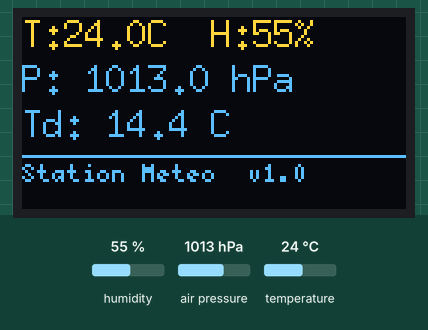
Simulated run of this program. Board: Arduino Nano ESP32. On the bench: 128×64 one-colour display. Inputs (shaded band) come from the test bench; at power-on: humidity 55 %, air pressure 1013 hPa, temperature 24 °C. The OLED is the two-colour kind (top 16 rows yellow); what the program prints to the serial monitor is not drawn.

Above: at 5.6 s.
5.7 s: humidity set to 22 %
At 11.4 s:
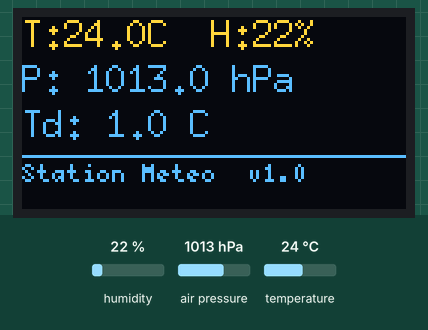
12.4 s: air pressure set to 952 hPa
At 16.4 s:
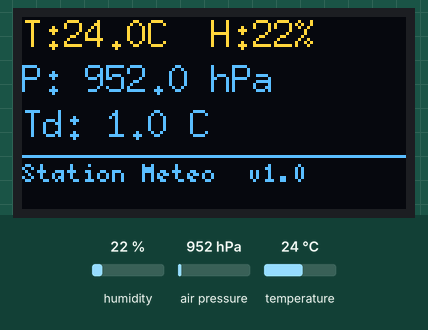
19.1 s: temperature set to 12 °C
At 21.4 s:
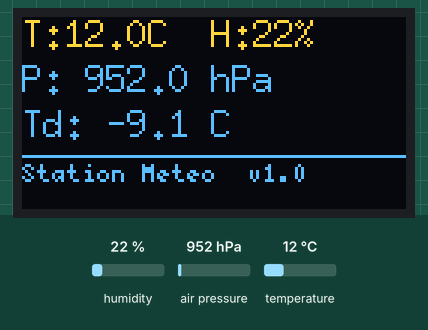
25.8 s: humidity set to 40 %
At 31.4 s:
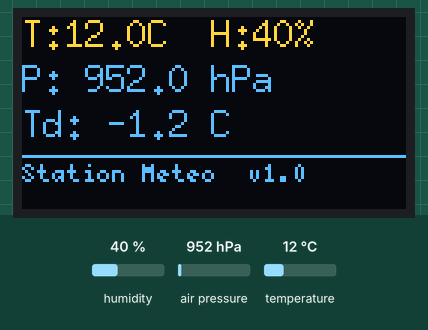
32.5 s: air pressure set to 975 hPa
At 36.4 s:
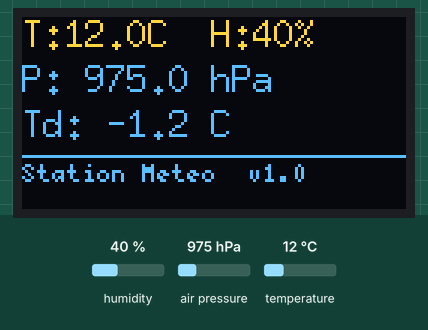
Timing chart, 0 to 37.9 s (numbered marks = the images above; inputs shaded):
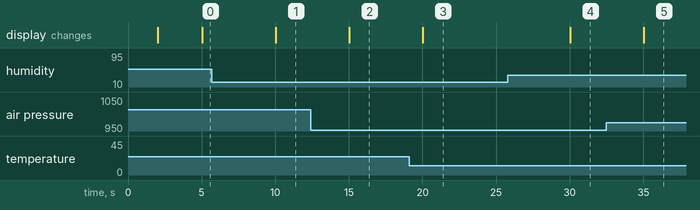

The program:

main.cpp
```cpp
#include <Arduino.h>
#include <Wire.h>
#include <Adafruit_BME280.h>
#include "sensor.h"
#include "display.h"

Adafruit_BME280 bme;
U8G2_SSD1306_128X64_NONAME_F_HW_I2C u8g2(U8G2_R0, U8X8_PIN_NONE);

const unsigned long SENSOR_INTERVAL_MS = 5000;
unsigned long lastSensorRead = 0;
WeatherReading lastReading;

void setup() {
    Serial.begin(115200);
    delay(2000);
    Wire.begin();

    if (!bme.begin(0x76)) {
        Serial.println("ERREUR : BME280 non trouvé à l'adresse 0x76 !");
        Serial.println("Vérifier le câblage I2C et l'adresse.");
        while (true) { delay(1000); }  // bloque — pas de silence sur échec
    }

    initDisplay(u8g2);
    Serial.println("BME280 initialisé.");
}

void loop() {
    unsigned long now = millis();

    if (now - lastSensorRead >= SENSOR_INTERVAL_MS) {
        lastSensorRead = now;
        lastReading = readSensor(bme);

        if (lastReading.valid) {
            Serial.printf("T:%.2f H:%.1f P:%.1f Td:%.2f\n",
                lastReading.temperature, lastReading.humidity,
                lastReading.pressure, lastReading.dewPoint);
        }

        renderWeatherScreen(u8g2, lastReading);
    }
}
```

display.cpp
```cpp
#include "display.h"
#include <stdio.h>  // snprintf

void initDisplay(U8G2& u8g2) {
    u8g2.begin();
    u8g2.setFont(u8g2_font_7x13_tf);
    u8g2.setFontRefHeightExtendedText();
    u8g2.setDrawColor(1);
    u8g2.setFontPosTop();
    u8g2.setFontDirection(0);
}

void renderWeatherScreen(U8G2& u8g2, const WeatherReading& reading) {
    char buf[32];

    u8g2.firstPage();
    do {
        u8g2.setFont(u8g2_font_7x13_tf);

        if (!reading.valid) {
            u8g2.drawStr(0, 26, "Capteur indispo");
            return;
        }

        // Ligne 1 : Température et Humidité
        snprintf(buf, sizeof(buf), "T:%.1fC  H:%.0f%%", reading.temperature, reading.humidity);
        u8g2.drawStr(0, 0, buf);

        // Ligne 2 : Pression
        snprintf(buf, sizeof(buf), "P: %.1f hPa", reading.pressure);
        u8g2.drawStr(0, 15, buf);

        // Ligne 3 : Point de rosée
        snprintf(buf, sizeof(buf), "Td: %.1f C", reading.dewPoint);
        u8g2.drawStr(0, 30, buf);

        // Séparateur horizontal
        u8g2.drawHLine(0, 46, 128);

        // Ligne 4 : titre / statut
        u8g2.setFont(u8g2_font_5x7_tf);
        u8g2.drawStr(0, 48, "Station Meteo  v1.0");

    } while (u8g2.nextPage());
}
```

display.h
```cpp
#pragma once
#include <U8g2lib.h>
#include "sensor.h"

void initDisplay(U8G2& u8g2);
void renderWeatherScreen(U8G2& u8g2, const WeatherReading& reading);
```

formulas.cpp
```cpp
#include "formulas.h"
#include <cmath>

float calculateDewPoint(float temperatureCelsius, float humidityPercent) {
    // Formule de Magnus (Lawrence 2005)
    // Valide pour T ∈ [-40°C, +60°C]
    const float a = 17.625f;
    const float b = 243.04f;
    float gamma = std::log(humidityPercent / 100.0f)
                  + (a * temperatureCelsius) / (b + temperatureCelsius);
    return (b * gamma) / (a - gamma);
}
```

formulas.h
```cpp
#pragma once

/**
 * Calcule le point de rosée (°C) via la formule de Magnus.
 * @param temperatureCelsius  Température en °C
 * @param humidityPercent     Humidité relative en % (0–100)
 * @return Point de rosée en °C
 */
float calculateDewPoint(float temperatureCelsius, float humidityPercent);
```

sensor.cpp
```cpp
#include "sensor.h"
#include "formulas.h"

WeatherReading readSensor(Adafruit_BME280& bme) {
    WeatherReading r;
    r.temperature = bme.readTemperature();
    r.humidity    = bme.readHumidity();
    r.pressure    = bme.readPressure() / 100.0f;  // Pa → hPa
    r.dewPoint    = calculateDewPoint(r.temperature, r.humidity);

    // Valeurs NaN ou hors plage = lecture invalide
    r.valid = !isnan(r.temperature) && !isnan(r.humidity) && !isnan(r.pressure)
              && r.temperature > -40.0f && r.temperature < 85.0f
              && r.humidity > 0.0f && r.humidity <= 100.0f;
    return r;
}
```

sensor.h
```cpp
#pragma once
#include <Adafruit_BME280.h>

struct WeatherReading {
    float temperature;  // °C
    float humidity;     // %
    float pressure;     // hPa
    float dewPoint;     // °C
    bool  valid;        // false si le capteur ne répond pas
};

WeatherReading readSensor(Adafruit_BME280& bme);
```

Measured:
- after the input at 5.7 s, the display: changes after 4.3 s (image 1)
- after the input at 12.4 s, the display: changes after 2.6 s (image 2)
- after the input at 19.1 s, the display: changes after 0.93 s (image 3)
- after the input at 25.8 s, the display: changes after 4.2 s (image 4)
- after the input at 32.5 s, the display: changes after 2.5 s (image 5)
